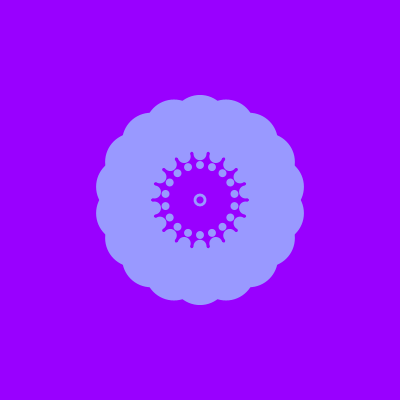
Frame 1 (no input)
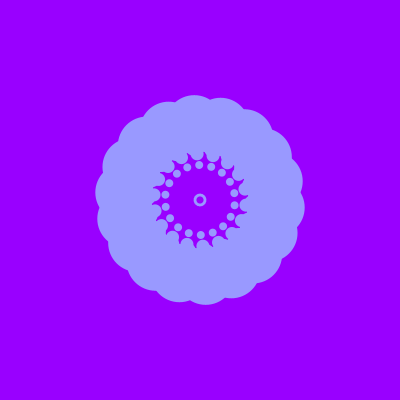
Frame 60 (the mouse pressed at the canvas centre just before this capture)
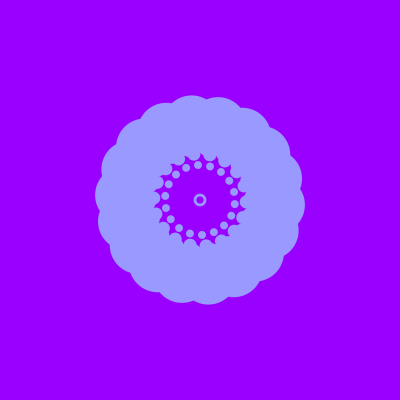
Frame 120 (the mouse held since frame 60 and released just before this capture)

The Processing sketch that drew these frames (run headless with seeded random() and noise(); from frame 60 on, the mouse is pressed at the canvas centre):

// Processing sketch: processing_163464
// ── processing_163464.pde

//G. multiple rings (each an object) circling center

Ring[] myRings;
int numRings = 12;

void setup() {
  size(400, 400);
  myRings = new Ring[numRings];
  float radius = 5;
  float speed = 1;
  float diameter = 3;
  for (int i = 0; i < numRings; i++) {
    myRings[i] = new Ring(radius, speed, diameter);
    radius+=90/diameter;
    speed-= 0.3;
    diameter+=5;
  }
  noStroke();
  fill(#9999FF);
}

void draw() {
  background(#9900FF);
  for (int i = 0; i < numRings; i++) {
    myRings[i].ringTurn();
  }
}


class Ring {
  float radius;
  float speed;
  float diameter;
  float startDeg;

  Ring(float tempRadius, float tempSpeed, float tempDiameter) {
    radius = tempRadius;
    speed = tempSpeed;
    diameter = tempDiameter;
    startDeg = 0;
  }

  void ringTurn() {
    for (float n = startDeg; n < 360+startDeg; n+=20) {
      float xPos = width/2 + sin(radians(n))* radius;
      float yPos = height/2 + cos(radians(n))* radius;
      ellipse(xPos, yPos, diameter, diameter);
    }
    startDeg += speed;
    startDeg = startDeg % 360;
  }
}
